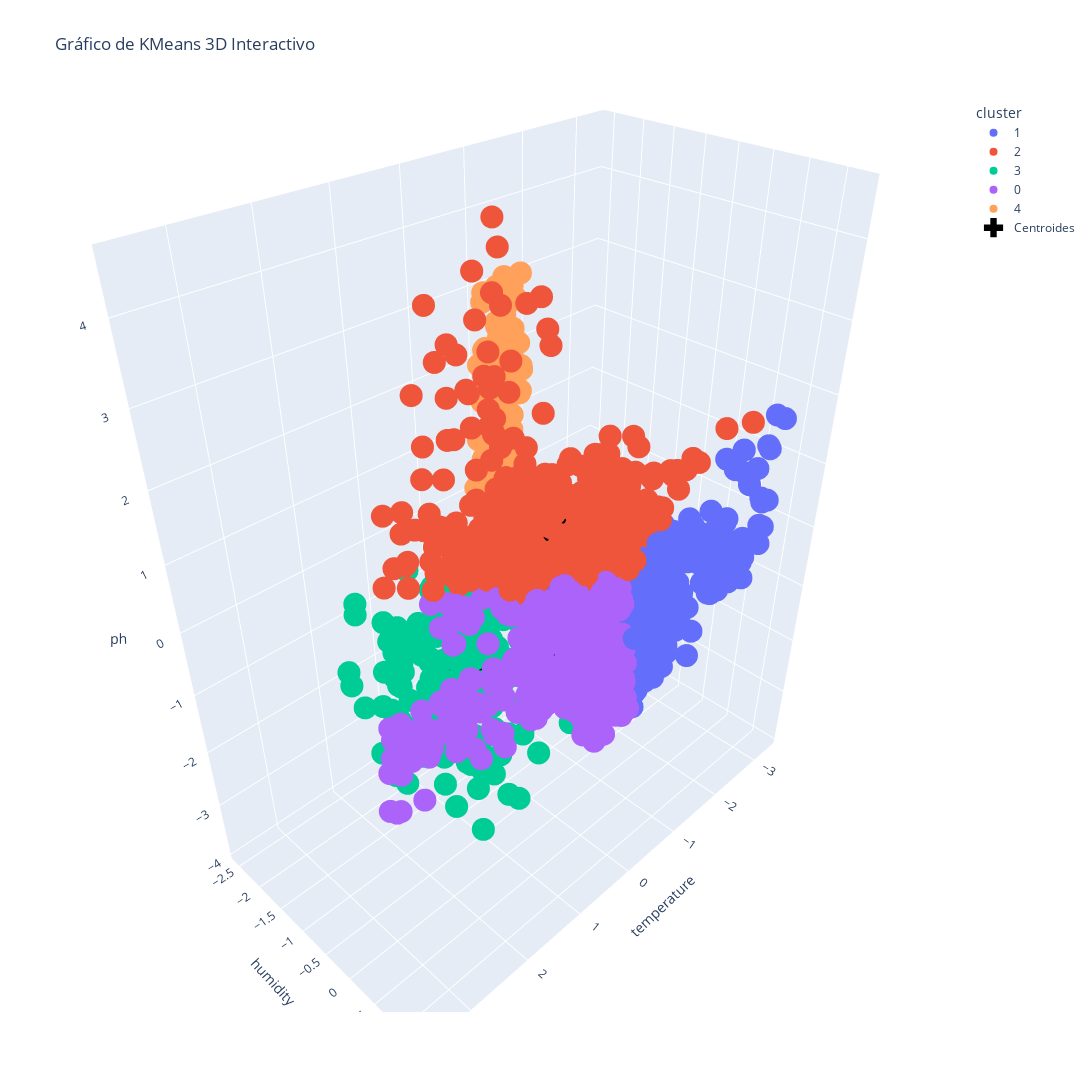

Here is the notebook cell this chart was saved with:
### Code cell
clustering(xWS_df,'temperature','humidity','ph','Colores',5)

### Figure 1 — Plotly figure (JSON) as saved in the notebook; plotly's stock layout.template omitted (floating-point values rounded to 4 significant figures; data arrays with more than 128 entries replaced by an {"elided": "..."} marker saying what was removed)
{"data": [{"hovertemplate": "cluster=1<br>temperature=%{x}<br>humidity=%{y}<br>ph=%{z}<extra></extra>", "legendgroup": "1", "marker": {"color": "#636efa", "symbol": "circle"}, "mode": "markers", "name": "1", "scene": "scene", "showlegend": true, "type": "scatter3d", "x": {"elided": "729 float values"}, "y": {"elided": "729 float values"}, "z": {"elided": "729 float values"}}, {"hovertemplate": "cluster=2<br>temperature=%{x}<br>humidity=%{y}<br>ph=%{z}<extra></extra>", "legendgroup": "2", "marker": {"color": "#EF553B", "symbol": "circle"}, "mode": "markers", "name": "2", "scene": "scene", "showlegend": true, "type": "scatter3d", "x": {"elided": "494 float values"}, "y": {"elided": "494 float values"}, "z": {"elided": "494 float values"}}, {"hovertemplate": "cluster=3<br>temperature=%{x}<br>humidity=%{y}<br>ph=%{z}<extra></extra>", "legendgroup": "3", "marker": {"color": "#00cc96", "symbol": "circle"}, "mode": "markers", "name": "3", "scene": "scene", "showlegend": true, "type": "scatter3d", "x": {"elided": "215 float values"}, "y": {"elided": "215 float values"}, "z": {"elided": "215 float values"}}, {"hovertemplate": "cluster=0<br>temperature=%{x}<br>humidity=%{y}<br>ph=%{z}<extra></extra>", "legendgroup": "0", "marker": {"color": "#ab63fa", "symbol": "circle"}, "mode": "markers", "name": "0", "scene": "scene", "showlegend": true, "type": "scatter3d", "x": {"elided": "551 float values"}, "y": {"elided": "551 float values"}, "z": {"elided": "551 float values"}}, {"hovertemplate": "cluster=4<br>temperature=%{x}<br>humidity=%{y}<br>ph=%{z}<extra></extra>", "legendgroup": "4", "marker": {"color": "#FFA15A", "symbol": "circle"}, "mode": "markers", "name": "4", "scene": "scene", "showlegend": true, "type": "scatter3d", "x": {"elided": "211 float values"}, "y": {"elided": "211 float values"}, "z": {"elided": "211 float values"}}, {"marker": {"color": "black", "size": 20, "symbol": "cross"}, "mode": "markers", "name": "Centroides", "type": "scatter3d", "x": [0.8663, -0.649, 0.1672, 0.7977, -1.21], "y": [0.7266, 0.4896, -0.143, -0.9346, -2.3], "z": [-0.1108, -0.3021, 1.115, -1.294, 0.04304]}], "layout": {"height": 1200, "legend": {"title": {"text": "cluster"}, "tracegroupgap": 0}, "scene": {"domain": {"x": [0, 1], "y": [0, 1]}, "xaxis": {"title": {"text": "temperature"}}, "yaxis": {"title": {"text": "humidity"}}, "zaxis": {"title": {"text": "ph"}}}, "title": {"text": "Gráfico de KMeans 3D Interactivo"}, "width": 1600}}
